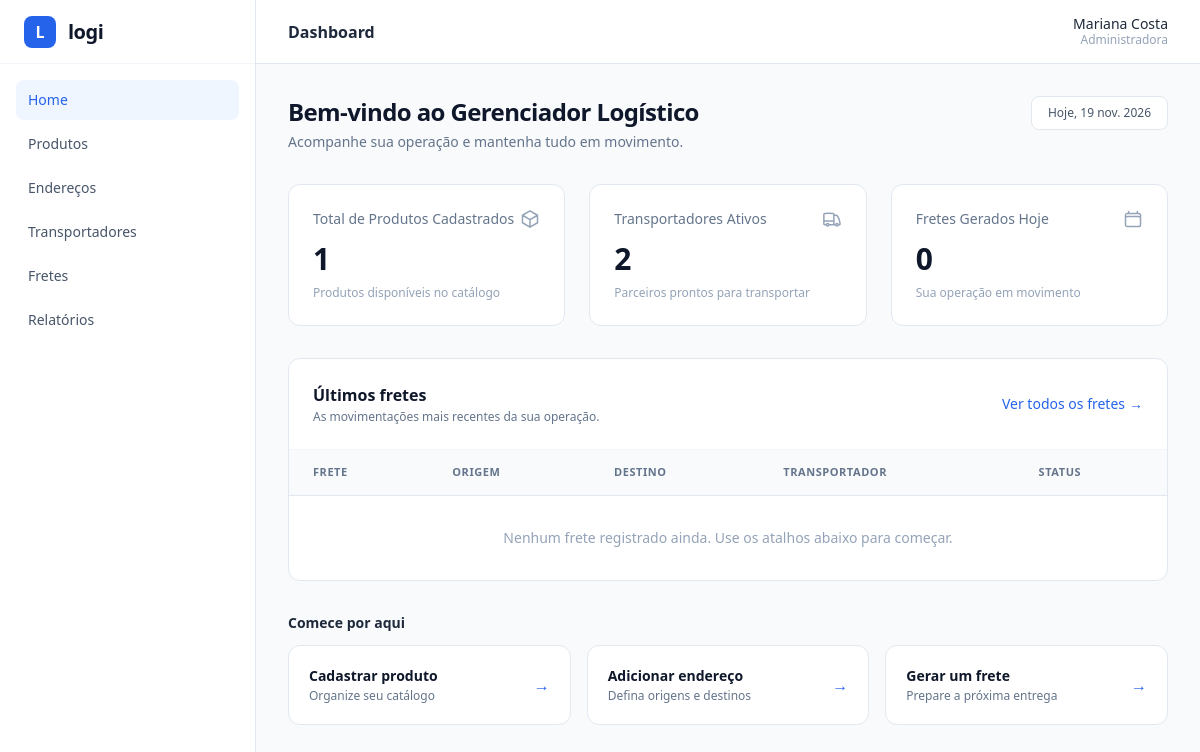
Before: / with the older database file.
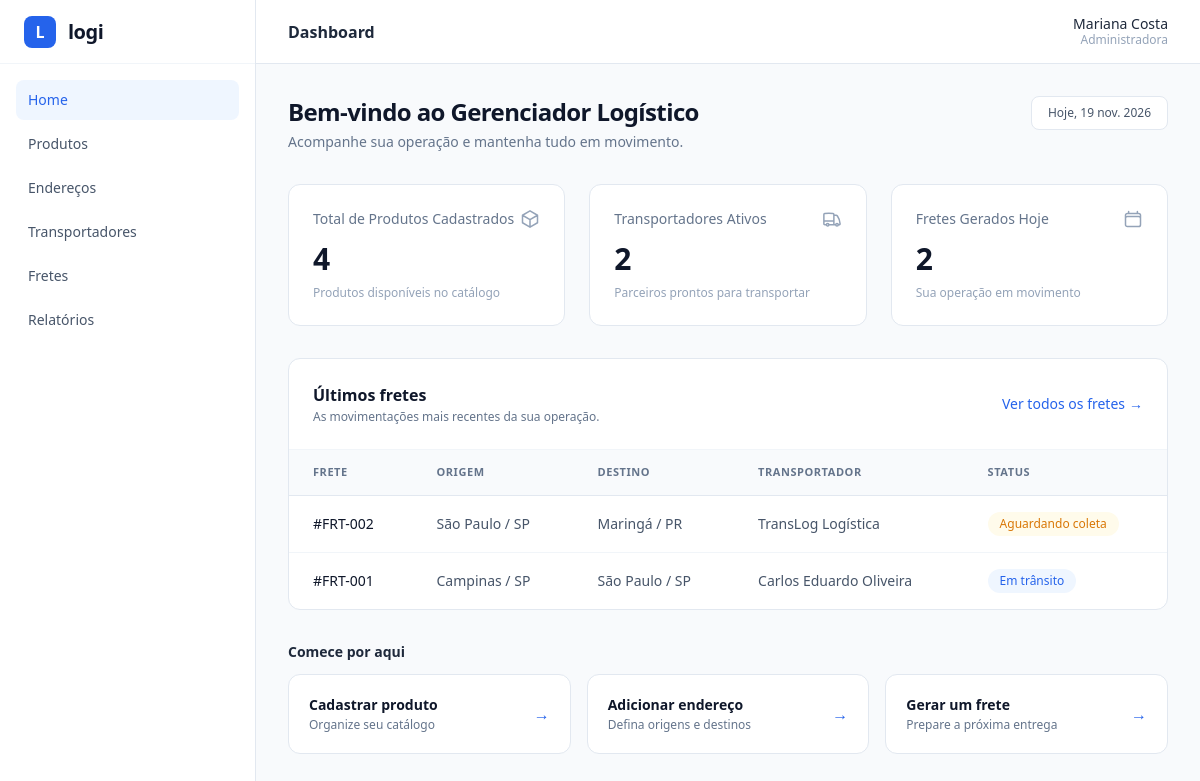
After: the same page with the newer database file.
### tables this page shows
CREATE TABLE fretes (
            id INTEGER PRIMARY KEY AUTOINCREMENT,
            data_frete TEXT NOT NULL,
            transportador_id INTEGER NOT NULL,
            origem_id INTEGER NOT NULL,
            destino_id INTEGER NOT NULL,
            status TEXT NOT NULL DEFAULT 'Em trânsito',
            FOREIGN KEY (transportador_id) REFERENCES transportadores(id),
            FOREIGN KEY (origem_id) REFERENCES enderecos(id),
            FOREIGN KEY (destino_id) REFERENCES enderecos(id)
        );

CREATE TABLE transportadores (
            id INTEGER PRIMARY KEY AUTOINCREMENT,
            nome TEXT NOT NULL,
            documento TEXT NOT NULL,
            veiculo TEXT NOT NULL,
            telefone TEXT NOT NULL
        );

### index.php (the view, shortened to what the changed rows need)
<?php
$pdo = getDb();
$totalProdutos = (int) $pdo->query('SELECT COUNT(*) FROM produtos')->fetchColumn();
$hoje = date('Y-m-d');
$stmtHoje = $pdo->prepare('SELECT COUNT(*) FROM fretes WHERE data_frete = :hoje');
$stmtHoje->execute([':hoje' => $hoje]);
$fretesHoje = (int) $stmtHoje->fetchColumn();
$stmtUltimos = $pdo->query("
    SELECT
        f.id,
        eo.cidade || ' / ' || eo.uf AS origem,
        ed.cidade || ' / ' || ed.uf AS destino,
        t.nome AS transportador,
        COALESCE(f.status, 'Em trânsito') AS status
    FROM fretes f
    JOIN enderecos eo ON eo.id = f.origem_id
    JOIN enderecos ed ON ed.id = f.destino_id
    JOIN transportadores t ON t.id = f.transportador_id
    ORDER BY f.id DESC
    LIMIT 4
");
$ultimosFretes = $stmtUltimos->fetchAll();
require_once __DIR__ . '/includes/header.php';
?>
<div class="flex flex-col sm:flex-row sm:items-center sm:justify-between gap-4 mb-8">
    <div>
        <h1 class="text-2xl font-bold text-slate-900 tracking-tight">Bem-vindo ao Gerenciador Logístico</h1>
    </div>
</div>
<div class="grid grid-cols-1 md:grid-cols-3 gap-6 mb-8">
    <div class="bg-white border border-slate-200 rounded-xl p-6">
        <div class="flex items-center justify-between text-slate-500 mb-3">
            <span class="text-sm font-medium">Total de Produtos Cadastrados</span>
            <svg class="w-5 h-5 text-slate-400" fill="none" stroke="currentColor" stroke-width="1.8" viewBox="0 0 24 24">
                <path stroke-linecap="round" stroke-linejoin="round" d="M21 7.5l-9-5.25L3 7.5m18 0l-9 5.25m9-5.25v9l-9 5.25M3 7.5l9 5.25M3 7.5v9l9 5.25m0-9v9" />
            </svg>
        </div>
        <p class="text-3xl font-bold text-slate-900"><?= $totalProdutos ?></p>
        <p class="text-xs text-slate-400 mt-2">Produtos disponíveis no catálogo</p>
    </div>
    <div class="bg-white border border-slate-200 rounded-xl p-6">
        <div class="flex items-center justify-between text-slate-500 mb-3">
            <span class="text-sm font-medium">Fretes Gerados Hoje</span>
        </div>
        <p class="text-3xl font-bold text-slate-900"><?= $fretesHoje ?></p>
        <p class="text-xs text-slate-400 mt-2">Sua operação em movimento</p>
    </div>
</div>
<div class="bg-white border border-slate-200 rounded-xl overflow-hidden mb-8">
    <div class="p-6 flex items-center justify-between border-b border-slate-100">
        <div>
            <h2 class="text-base font-semibold text-slate-900">Últimos fretes</h2>
        </div>
    </div>
    <div class="overflow-x-auto">
        <table class="w-full text-left border-collapse">
            <thead>
                <tr class="bg-slate-50 border-b border-slate-200 text-[11px] font-semibold uppercase tracking-wider text-slate-500">
                    <th class="py-3.5 px-6">Frete</th>
                    <th class="py-3.5 px-6">Origem</th>
                    <th class="py-3.5 px-6">Destino</th>
                    <th class="py-3.5 px-6">Transportador</th>
                    <th class="py-3.5 px-6">Status</th>
                </tr>
            </thead>
            <tbody class="divide-y divide-slate-100 text-sm">
                <?php if (empty($ultimosFretes)): ?>
                    <tr>
                        <td colspan="5" class="py-8 px-6 text-center text-slate-400">
                            Nenhum frete registrado ainda. Use os atalhos abaixo para começar.
                        </td>
                    </tr>
                <?php else: ?>
                    <?php foreach ($ultimosFretes as $frete):
                        $codigo = '#FRT-' . str_pad((string) $frete['id'], 3, '0', STR_PAD_LEFT);
                        $badgeClass = match ($frete['status']) {
                            'Entregue' => 'bg-emerald-50 text-emerald-600',
                            'Aguardando coleta' => 'bg-amber-50 text-amber-600',
                            default => 'bg-blue-50 text-blue-600',
                        };
                    ?>
                        <tr class="hover:bg-slate-50/70 transition">
                            <td class="py-4 px-6 font-medium text-slate-900"><?= htmlspecialchars($codigo) ?></td>
                            <td class="py-4 px-6 text-slate-600"><?= htmlspecialchars($frete['origem']) ?></td>
                            <td class="py-4 px-6 text-slate-600"><?= htmlspecialchars($frete['destino']) ?></td>
                            <td class="py-4 px-6 text-slate-600"><?= htmlspecialchars($frete['transportador']) ?></td>
                            <td class="py-4 px-6">
                                <span class="inline-flex items-center px-3 py-1 rounded-full text-xs font-medium <?= $badgeClass ?>">
                                    <?= htmlspecialchars($frete['status']) ?>
                                </span>
                            </td>
                        </tr>
                    <?php endforeach; ?>
                <?php endif; ?>
            </tbody>
        </table>
    </div>
</div>
<div>
    <h2 class="text-sm font-semibold text-slate-800 mb-3">Comece por aqui</h2>
</div>
<?php require_once __DIR__ . '/includes/footer.php'; ?>

### includes/sidebar.php (shortened to what the changed rows need)
<?php
$itensMenu = [
    ['arquivo' => 'index.php', 'label' => 'Home'],
    ['arquivo' => 'produtos.php', 'label' => 'Produtos'],
    ['arquivo' => 'enderecos.php', 'label' => 'Endereços'],
    ['arquivo' => 'transportadores.php', 'label' => 'Transportadores'],
    ['arquivo' => 'fretes.php', 'label' => 'Fretes'],
    ['arquivo' => 'relatorios.php', 'label' => 'Relatórios'],
];
?>
<aside class="w-64 bg-white border-r border-slate-200 flex flex-col shrink-0">
    <nav class="p-4 space-y-1">
        <?php foreach ($itensMenu as $item):
            $ativo = ($paginaAtual === $item['arquivo']);
            $classes = $ativo
                ? 'bg-blue-50 text-blue-600 font-medium'
                : 'text-slate-600 hover:bg-slate-50 hover:text-slate-900';
        ?>
            <a href="<?= $item['arquivo'] ?>" class="flex items-center px-3 py-2.5 rounded-lg text-sm transition <?= $classes ?>">
                <?= htmlspecialchars($item['label']) ?>
            </a>
        <?php endforeach; ?>
    </nav>
</aside>

Changed rows visible on the page:
added fretes: id "#FRT-002", origem "São Paulo / SP", destino "Maringá / PR", transportador.nome "TransLog Logística", status "Aguardando coleta"
added fretes: id "#FRT-001", origem "Campinas / SP", destino "São Paulo / SP", transportador.nome "Carlos Eduardo Oliveira", status "Em trânsito"
Other visible differences:
$totalProdutos: "1" → "4"
$fretesHoje: "0" → "2"
text no longer shown: "Nenhum frete registrado ainda. Use os atalhos abaixo para começar."
